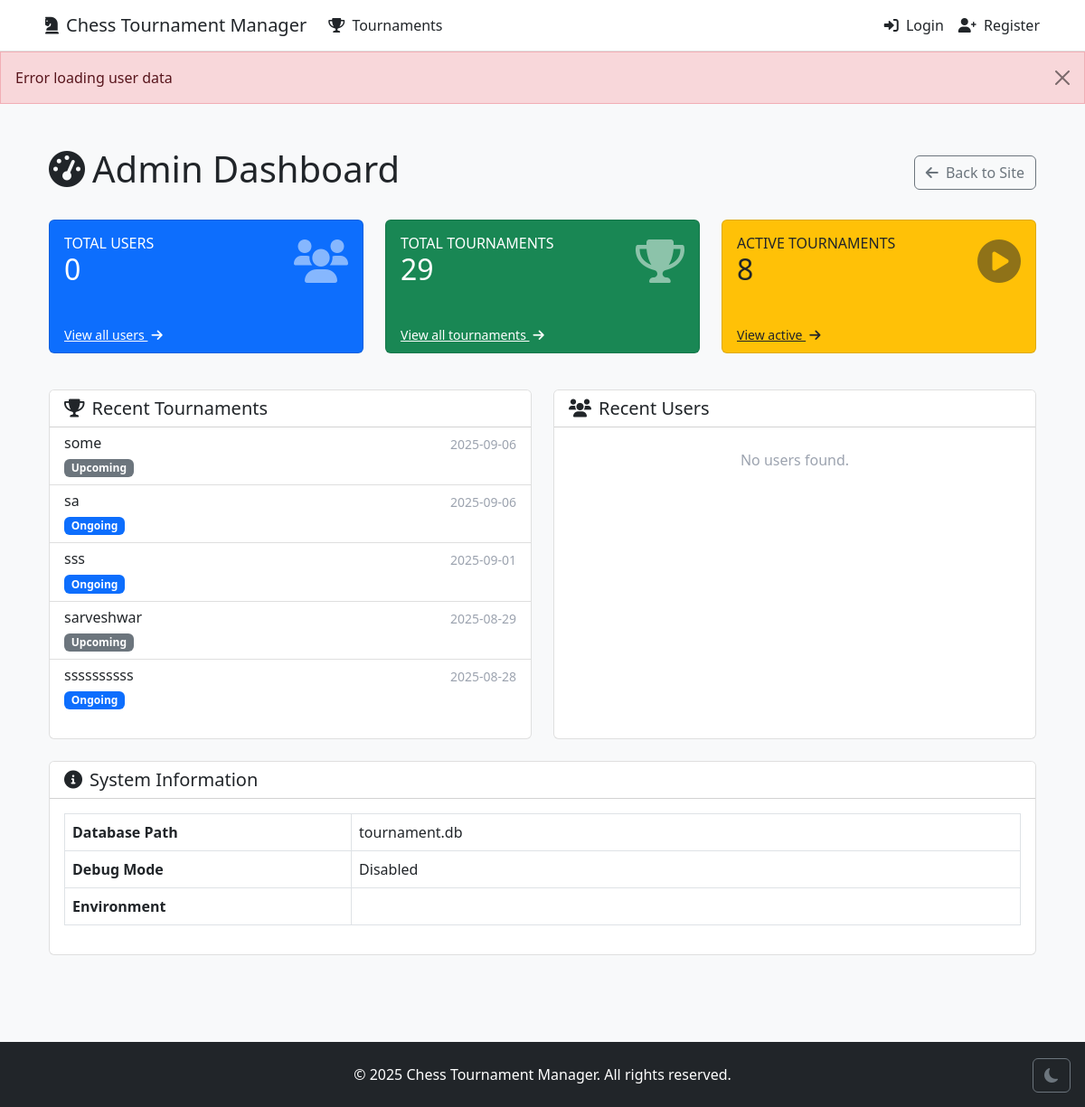
The app's page /admin/admin/dashboard, older data.
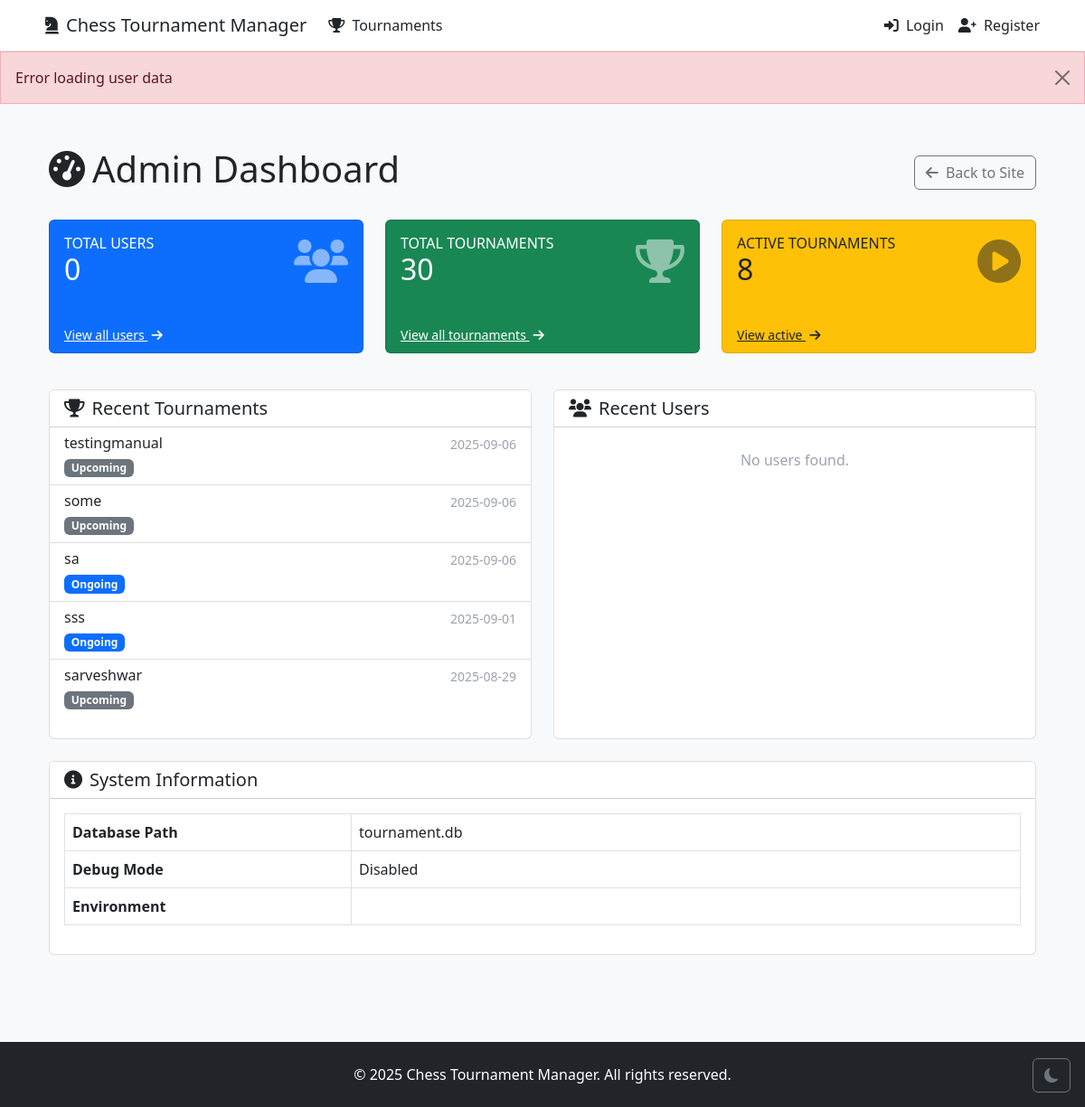
The same page, newer data.
### tables this page shows
CREATE TABLE tournaments (
            id INTEGER PRIMARY KEY AUTOINCREMENT,
            name TEXT NOT NULL,
            location TEXT,
            start_date TEXT NOT NULL,
            end_date TEXT NOT NULL,
            rounds INTEGER DEFAULT 5,
            time_control TEXT,
            status TEXT DEFAULT 'upcoming',
            created_at TEXT NOT NULL,
            creator_id INTEGER NOT NULL,
            description TEXT,
            prize_winners INTEGER DEFAULT 0
        , share_token TEXT, win_points REAL DEFAULT 1.0, draw_points REAL DEFAULT 0.5, loss_points REAL DEFAULT 0.0, bye_points REAL DEFAULT 1.0, comments TEXT DEFAULT '');

### admin_routes.py (the view)
@admin_bp.route('/admin/dashboard')
def dashboard():
    total_users = 0
    recent_users = []
    total_tournaments = 0
    active_tournaments = 0
    recent_tournaments = []
    try:
        current_app.logger.info("Fetching users data...")
        try:
            from sql import SQL
            db = SQL("sqlite:///users.db")
            print(db.execute("SELECT * FROM users"))
            result = db.execute("SELECT COUNT(*) as count FROM users")
            total_users = result[0]['count'] if result else 0
            current_app.logger.info(f"Found {total_users} total users")
            recent_users = db.execute('''
                SELECT id, username, name, emailAddress as email
                FROM users
                ORDER BY id DESC
                LIMIT 5
            ''')
            current_app.logger.info(f"Fetched {len(recent_users)} recent users")
        except Exception as e:
            current_app.logger.error(f"Error fetching users: {str(e)}")
            flash('Error loading user data', 'danger')
        current_app.logger.info("Fetching tournaments data...")
        try:
            from sql import SQL
            db = SQL("sqlite:///tournament.db")
            result = db.execute("SELECT COUNT(*) as count FROM tournaments")
            total_tournaments = result[0]['count'] if result else 0
            current_app.logger.info(f"Found {total_tournaments} total tournaments")
            result = db.execute("""
                SELECT COUNT(*) as count
                FROM tournaments
                WHERE status = 'ongoing' OR status = 'in_progress' OR status = 'In Progress'
            """)
            active_tournaments = result[0]['count'] if result else 0
            current_app.logger.info(f"Found {active_tournaments} active tournaments")
            recent_tournaments = db.execute("""
                SELECT id, name, created_at, status
                FROM tournaments
                ORDER BY created_at DESC
                LIMIT 5
            """)
            current_app.logger.info(f"Fetched {len(recent_tournaments)} recent tournaments")
        except Exception as e:
            current_app.logger.error(f"Error fetching tournaments: {str(e)}")
            flash('Error loading tournament data', 'danger')
    except Exception as e:
        current_app.logger.error(f"Error in dashboard: {str(e)}")
        flash('Error loading dashboard data', 'danger')
        return redirect(url_for('index'))
    return render_template('admin/dashboard.html',
                         total_users=total_users,
                         total_tournaments=total_tournaments,
                         active_tournaments=active_tournaments,
                         recent_tournaments=recent_tournaments,
                         recent_users=recent_users)

### templates/admin/dashboard.html (shortened to what this page needs)
{% extends "base.html" %}
{% block content %}
<div class="container mt-4">
    <div class="d-flex justify-content-between align-items-center mb-4">
        <h1><i class="fas fa-tachometer-alt me-2"></i>Admin Dashboard</h1>
        <div>
            <a href="{{ url_for('index') }}" class="btn btn-outline-secondary">
                <i class="fas fa-arrow-left me-1"></i> Back to Site
            </a>
        </div>
    </div>
    <div class="row mb-4">
        <div class="col-md-4 mb-3">
            <div class="card bg-primary text-white h-100">
                <div class="card-body">
                    <div class="d-flex justify-content-between align-items-center">
                        <div>
                            <h6 class="text-uppercase mb-0">Total Users</h6>
                            <h2 class="mb-0">{{ total_users }}</h2>
                        </div>
                        <i class="fas fa-users fa-3x opacity-50"></i>
                    </div>
                </div>
                <div class="card-footer bg-transparent border-0 pt-0">
                    <a href="#" class="text-white small" data-bs-toggle="modal" data-bs-target="#allUsersModal">View all users <i class="fas fa-arrow-right ms-1"></i></a>
                </div>
            </div>
        </div>
        <div class="col-md-4 mb-3">
            <div class="card bg-success text-white h-100">
                <div class="card-body">
                    <div class="d-flex justify-content-between align-items-center">
                        <div>
                            <h6 class="text-uppercase mb-0">Total Tournaments</h6>
                            <h2 class="mb-0">{{ total_tournaments }}</h2>
                        </div>
                        <i class="fas fa-trophy fa-3x opacity-50"></i>
                    </div>
                </div>
                <div class="card-footer bg-transparent border-0 pt-0">
                    <a href="#" class="text-white small" data-bs-toggle="modal" data-bs-target="#allTournamentsModal">View all tournaments <i class="fas fa-arrow-right ms-1"></i></a>
                </div>
            </div>
        </div>
        <div class="col-md-4 mb-3">
            <div class="card bg-warning text-dark h-100">
                <div class="card-body">
                    <div class="d-flex justify-content-between align-items-center">
                        <div>
                            <h6 class="text-uppercase mb-0">Active Tournaments</h6>
                            <h2 class="mb-0">{{ active_tournaments }}</h2>
                        </div>
                        <i class="fas fa-play-circle fa-3x opacity-50"></i>
                    </div>
                </div>
                <div class="card-footer bg-transparent border-0 pt-0">
                    <a href="#" class="text-dark small" data-bs-toggle="modal" data-bs-target="#activeTournamentsModal">View active <i class="fas fa-arrow-right ms-1"></i></a>
                </div>
            </div>
        </div>
    </div>
    <div class="row">
        <div class="col-md-6 mb-4">
            <div class="card h-100">
                <div class="card-header bg-white d-flex justify-content-between align-items-center">
                    <h5 class="mb-0"><i class="fas fa-trophy me-2"></i>Recent Tournaments</h5>
                </div>
                <div class="card-body p-0">
                    {% if recent_tournaments %}
                        <div class="list-group list-group-flush">
                            {% for tournament in recent_tournaments %}
                            <a href="#" class="list-group-item list-group-item-action">
                                <div class="d-flex w-100 justify-content-between">
                                    <h6 class="mb-1">{{ tournament.name if tournament.name else 'Unnamed Tournament' }}</h6>
                                    <small class="text-muted">{{ tournament.created_at.split(' ')[0] if tournament.created_at else 'N/A' }}</small>
                                </div>
                                <div>
                                    <span class="badge bg-{{ 'success' if tournament.status == 'completed' else 'primary' if tournament.status in ['ongoing', 'in_progress'] else 'secondary' }}">
                                        {{ (tournament.status if tournament.status else 'upcoming')|replace('_', ' ')|title }}
                                    </span>
                                </div>
                            </a>
                            {% endfor %}
                        </div>
                    {% else %}
                        <div class="text-center p-4">
                            <p class="text-muted mb-0">No tournaments found.</p>
                        </div>
                    {% endif %}
                </div>
            </div>
        </div>
        <div class="col-md-6 mb-4">
            <div class="card h-100">
                <div class="card-header bg-white d-flex justify-content-between align-items-center">
                    <h5 class="mb-0"><i class="fas fa-users me-2"></i>Recent Users</h5>
                </div>
                <div class="card-body p-0">
                    {% if recent_users %}
                        <div class="list-group list-group-flush">
                            {% for user in recent_users %}
                            <div class="list-group-item">
                                <div class="d-flex w-100 justify-content-between align-items-center">
                                    <div>
                                        <h6 class="mb-0">{{ user.name if user.name else user.username if user.username else 'N/A' }}</h6>
                                        <small class="text-muted">@{{ user.username if user.username else 'N/A' }}</small>
                                        {% if user.email %}
                                        <div class="text-truncate text-muted small" style="max-width: 200px;" title="{{ user.email }}">
                                            {{ user.email }}
                                        </div>
                                        {% endif %}
                                    </div>
                                </div>
                            </div>
                            {% endfor %}
                        </div>
                    {% else %}
                        <div class="text-center p-4">
                            <p class="text-muted mb-0">No users found.</p>
                        </div>
                    {% endif %}
                </div>
            </div>
        </div>
    </div>
    <div class="card">
        <div class="card-header bg-white">
            <h5 class="mb-0"><i class="fas fa-info-circle me-2"></i>System Information</h5>
        </div>
        <div class="card-body">
            <div class="table-responsive">
                <table class="table table-bordered">
                    <tbody>
                        <tr>
                            <th width="30%">Database Path</th>
                            <td>{{ config['DATABASE'] }}</td>
                        </tr>
                        <tr>
                            <th>Debug Mode</th>
                            <td>{{ 'Enabled' if config['DEBUG'] else 'Disabled' }}</td>
                        </tr>
                        <tr>
                            <th>Environment</th>
                            <td>{{ config['ENV'] }}</td>
                        </tr>
                    </tbody>
                </table>
            </div>
        </div>
    </div>
</div>
{% endblock %}

Row changes from the older to the newer data that the page shows:
no longer on this page (row unchanged): tournaments: name "ssssssssss", created_at "2025-08-28", status "Ongoing"
added tournaments: name "testingmanual", created_at "2025-09-06", status "Upcoming"
Text that changed along with them:
{{ total_tournaments }}: "29" → "30"
